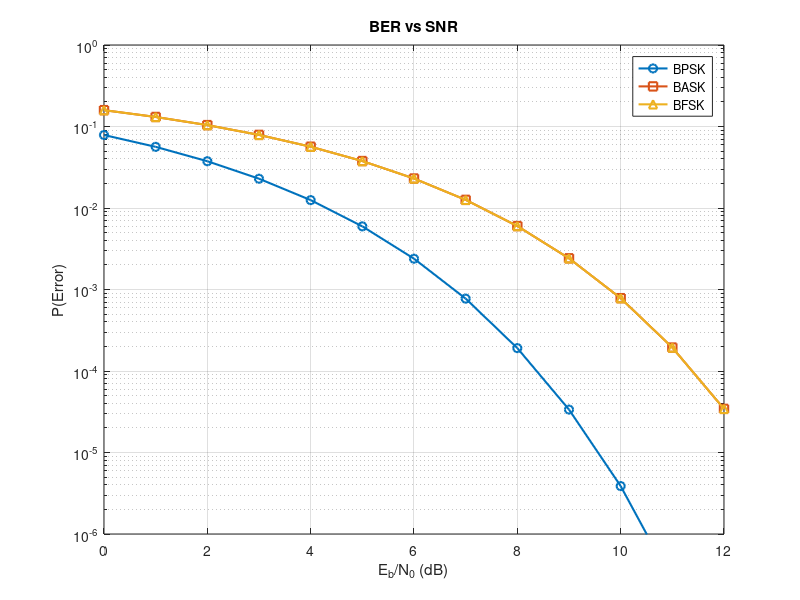

The MATLAB script that drew this image:
clc;
clear all;
close all;

%% Eb/No range
Eb_No_dB = 0:1:12;

%% Convert Eb/No from dB to linear
Eb_No = 10.^(Eb_No_dB/10);

%% Theoretical BER

% BPSK
Pe_BPSK = 0.5 * erfc(sqrt(Eb_No));

% Coherent BASK (OOK)
Pe_BASK = 0.5 * erfc(sqrt(Eb_No/2));

% Coherent BFSK
Pe_BFSK = 0.5 * erfc(sqrt(Eb_No/2));

%% Plot BER curves

figure;

semilogy(Eb_No_dB, Pe_BPSK, 'o-','LineWidth',1.5);
hold on;

semilogy(Eb_No_dB, Pe_BASK, 's-','LineWidth',1.5);

semilogy(Eb_No_dB, Pe_BFSK, '^-','LineWidth',1.5);

grid on;

xlabel('E_b/N_0 (dB)');
ylabel('P(Error)');

title('BER vs SNR');

legend('BPSK','BASK','BFSK','Location','northeast');

axis([0 12 1e-6 1]);
